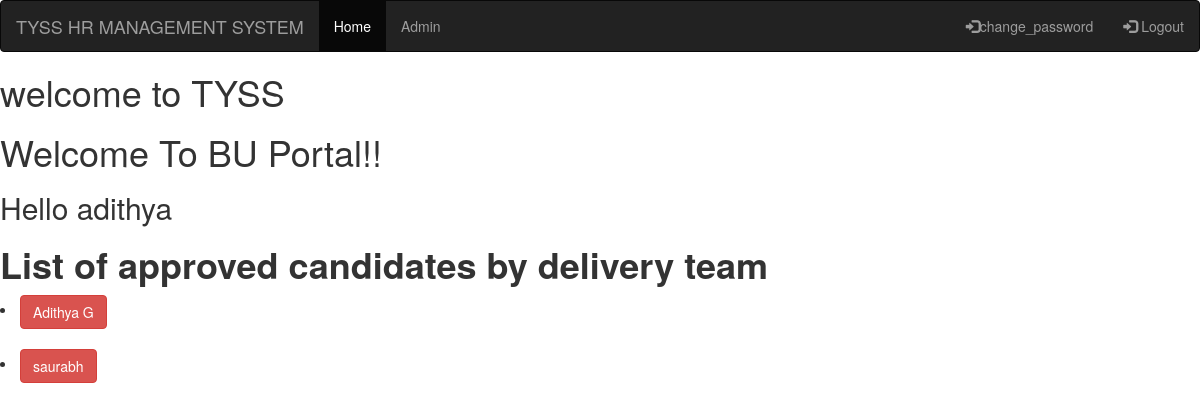
The page /candidate_List2_BU/ (signed in) on the database as committed earlier.
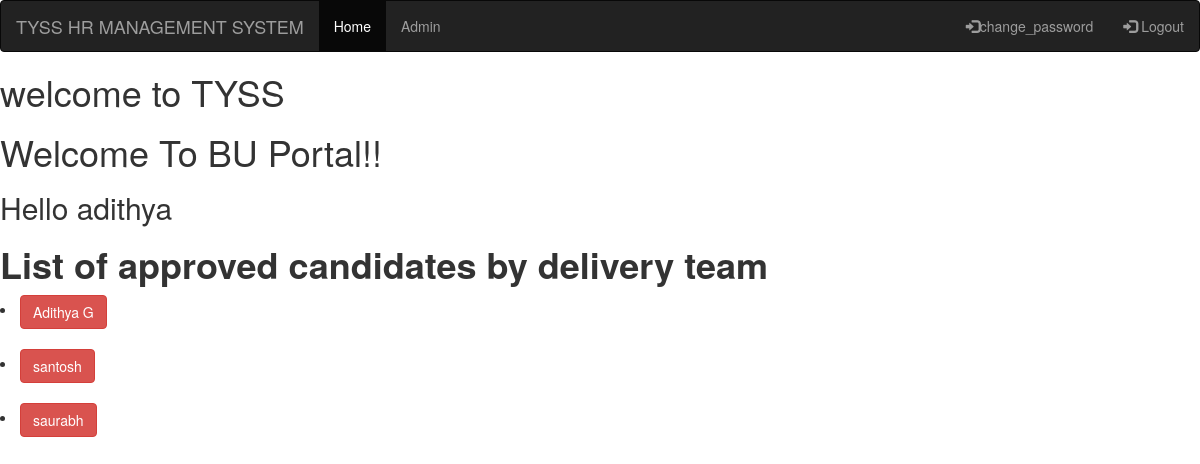
The same page on the database as committed later.
### HR_app/models.py (models this page shows)
class Employee(models.Model):
    Candidate_Name=models.CharField(blank=False,default=None,max_length=30)
    Gender=models.CharField(blank=False,choices=G_CHOICES,max_length=10)
    Email_ID=models.EmailField(blank=False,default=None,max_length=254)
    Contact_Number=models.IntegerField(blank=False,default=None)
    Experience=models.CharField(blank=False,default=None,max_length=30)
    Total_Experience=models.CharField(blank=False,default=None,max_length=30)
    Relevant_Experience=models.CharField(blank=False,default=None,max_length=30)
    Skill_Set=models.CharField(blank=False,default=None,max_length=30)
    Current_CTC=models.FloatField(blank=False,default=None,max_length=30)
    Notice_Period=models.CharField(blank=False,default=None,max_length=30)
    Actions=models.CharField(blank=False,choices=In_CHOICES,max_length=10)
    Actions2=models.CharField(blank=False,choices=In_CHOICES,max_length=10)
    Actions3=models.CharField(blank=False,choices=In_CHOICES,max_length=10)
    Actions4=models.CharField(blank=False,choices=In_CHOICES,max_length=10)
    Employement_Type=models.CharField(blank=False,choices=on_CHOICES,max_length=10)

### HR_app/views.py (the view)
# urls.py: path('candidate_List2_BU/', views.candidate_List2_BU, name='candidate_List2_BU'),
@login_required
def candidate_List2_BU(request):
    obj=Employee.objects.filter(Actions='Approved',Employement_Type='External')
    context={
        'object':obj
        }
    return render(request,'index2.html',context)

### HR_app/templates/index2.html (shortened to what this page needs)
<!DOCTYPE html>
<html lang="en" dir="ltr">
  <head>
    <link rel="stylesheet" href="https://maxcdn.bootstrapcdn.com/bootstrap/3.4.1/css/bootstrap.min.css">
  </head>
  <body>
    <body>
      <nav class="navbar navbar-inverse">
        <div class="container-fluid">
          <div class="navbar-header">
            <a class="navbar-brand" href="#">TYSS HR MANAGEMENT SYSTEM</a>
          </div>
          <ul class="nav navbar-nav">
            <li class="active"><a href="{% url 'home' %}">Home</a></li>
            <li><a href="{% url 'admin:index' %}">Admin</a></li>
          </ul>
          <ul class="nav navbar-nav navbar-right">
            {% if user.is_authenticated %}
              <li><a href="{% url 'change_password' %}"><span class="glyphicon glyphicon-log-in"></span>change_password</a></li>
              <li><a href="{% url 'user_logout' %}"><span class="glyphicon glyphicon-log-in"></span> Logout</a></li>
            {% endif %}
          </ul>
        </div>
      </nav>
      {% if user.is_authenticated %}
        <h1>welcome to TYSS</h1>
      {% else %}
        <h2>Please Login</h2>
      {% endif %}
    {% if user.is_authenticated %}
    <h1>Welcome To BU Portal!!</h1>
    <h2>Hello {{user.username}}</h2>
    <h1><b>List of approved candidates by delivery team</b></h1>
      {% for obj in object %}
          <li><a class="btn btn-danger" href="{%  url 'candidate_view_BU' obj.id%}" role="button">{{ obj.Candidate_Name }}</a></li>
          <br>
      {% endfor %}
    {%else%}
    <h1>Login</h1>
    {% endif %}
  </html>

Rows that differ between the two databases and show on the page:
now on this page (row edited): Employee: Candidate_Name "santosh"
